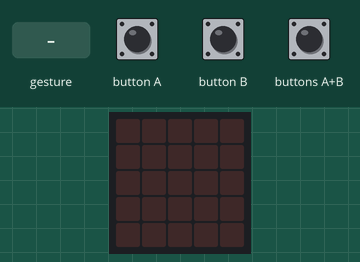
A program run on a simulated BBC micro:bit (MakeCode). On the bench: the board's 5×5 LED display. The test bench sets the inputs (shaded band). A tilt is held for 1.5 s and a shake lasts 1 s, then the board lies face up again.

Above: at 1.2 s.
1.3 s: button A pressed for 0.15 s
At 2.2 s:
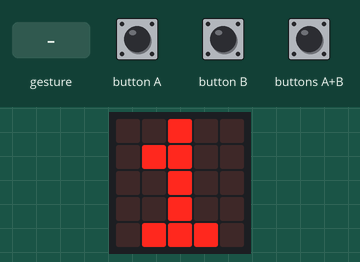
2.9 s: gesture 'shake'
At 4.0 s:
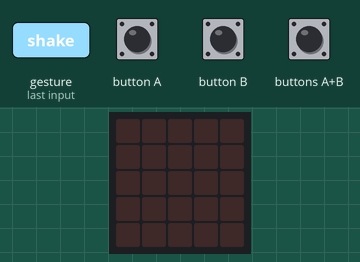
4.6 s: buttons A+B pressed for 0.15 s
At 5.9 s:
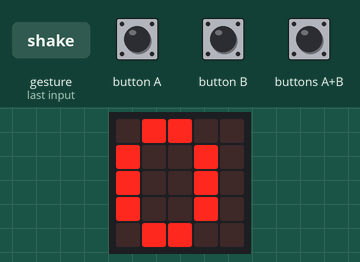
Timing chart, 0 to 7.6 s (numbered marks = the images above; inputs shaded):
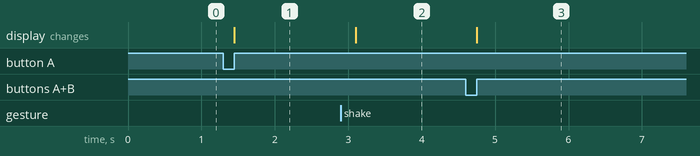

The program:

main.ts
```typescript
let A = 0
let aPlusb = 0
let b = 0
input.onButtonPressed(Button.A, function () {
    A = A + 1
    basic.showNumber(A)
})
input.onGesture(Gesture.Shake, function () {
    aPlusb = 0
    A = 0
    b = 0
    basic.clearScreen()
})
input.onButtonPressed(Button.AB, function () {
    aPlusb = A + b
    basic.showNumber(aPlusb)
})
input.onButtonPressed(Button.B, function () {
    b = b + 1
    basic.showNumber(b)
})
```

test.ts
```typescript
// Hier kann man Tests durchführen; diese Datei wird nicht kompiliert, wenn dieses Paket als Erweiterung verwendet wird.
```

Measured:
- after the input at 1.3 s, the display: changes after 0.15 s (image 1)
- after the input at 2.9 s, the display: changes after 0.20 s (image 2)
- after the input at 4.6 s, the display: changes after 0.15 s (image 3)
